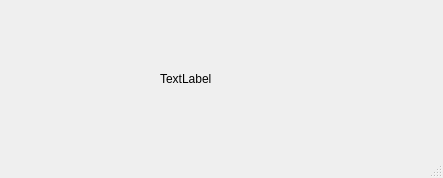
<?xml version="1.0" encoding="UTF-8"?>
<ui version="4.0">
 <class>MainWindow</class>
 <widget class="QMainWindow" name="MainWindow">
  <property name="geometry">
   <rect>
    <x>0</x>
    <y>0</y>
    <width>443</width>
    <height>178</height>
   </rect>
  </property>
  <property name="windowTitle">
   <string>MainWindow</string>
  </property>
  <widget class="QWidget" name="centralwidget">
   <widget class="QLabel" name="nombre_label">
    <property name="geometry">
     <rect>
      <x>160</x>
      <y>70</y>
      <width>58</width>
      <height>18</height>
     </rect>
    </property>
    <property name="text">
     <string>TextLabel</string>
    </property>
   </widget>
  </widget>
  <widget class="QStatusBar" name="statusbar"/>
 </widget>
 <resources/>
 <connections/>
</ui>
